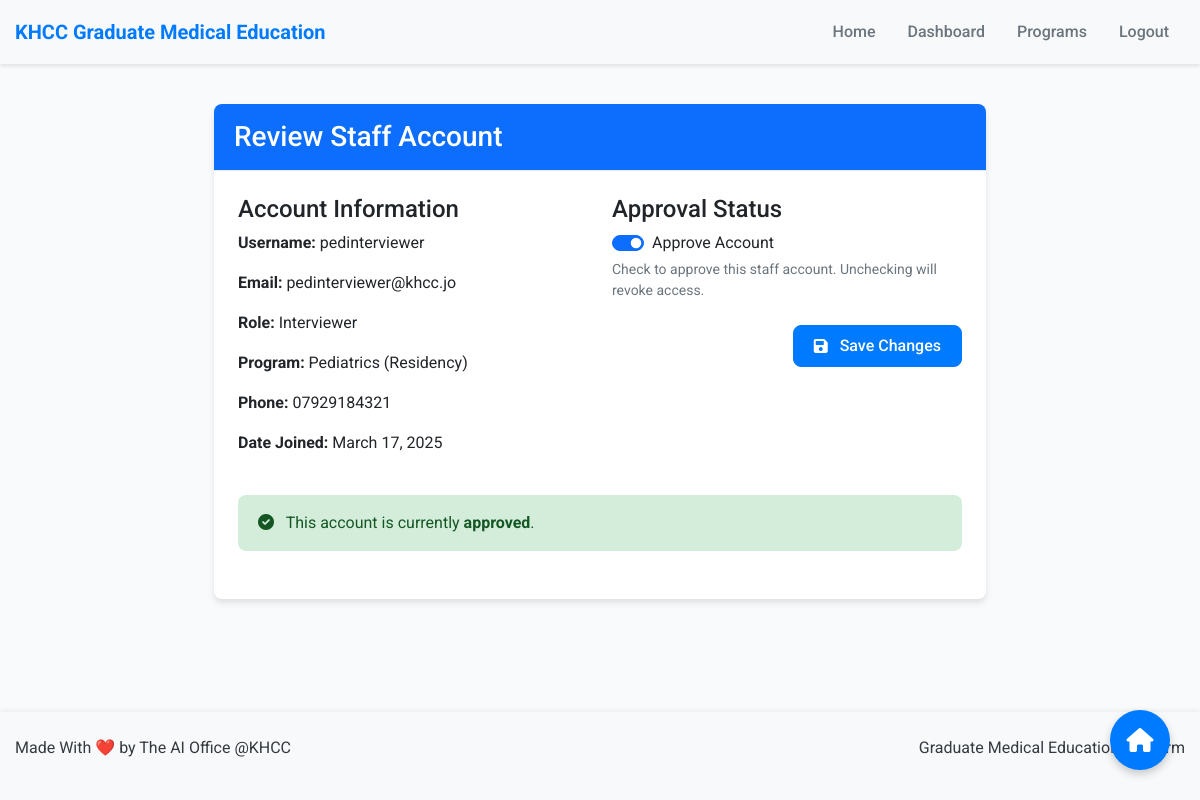
/approve-staff/3/ (signed in), run on an earlier commit of the app's database.
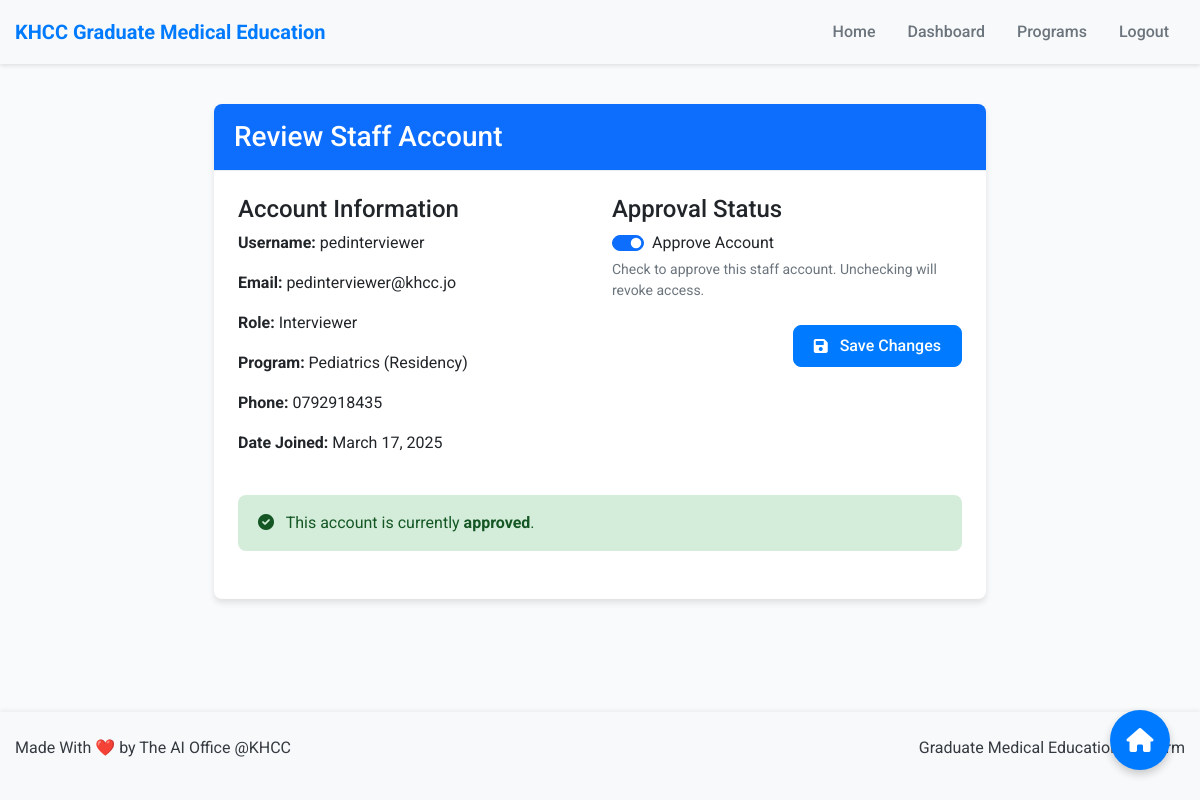
And on a later commit of the database.
### users/models.py (models this page shows, shortened)
class User(AbstractUser):
    USER_TYPE_CHOICES = (
        ('GME_STAFF', 'GME Staff'),
        ('PROGRAM_DIRECTOR', 'Program Director'),
        ('INTERVIEWER', 'Interviewer'),
        ('APPLICANT', 'Applicant'),
    )
    user_type = models.CharField(max_length=20, choices=USER_TYPE_CHOICES)
    phone_number = models.CharField(max_length=15, blank=True)
    is_approved = models.BooleanField(default=False)
    program = models.ForeignKey('Program', on_delete=models.SET_NULL, null=True, blank=True, related_name='staff_members')

class Program(models.Model):
    PROGRAM_TYPE_CHOICES = (
        ('RESIDENCY', 'Residency'),
        ('FELLOWSHIP', 'Fellowship'),
    )
    STATUS_CHOICES = (
        ('ACTIVE', 'Active'),
        ('INACTIVE', 'Inactive'),
    )
    name = models.CharField(max_length=100, validators=[MinLengthValidator(3)])
    program_type = models.CharField(max_length=20, choices=PROGRAM_TYPE_CHOICES)
    start_date = models.DateField()
    end_date = models.DateField()
    status = models.CharField(max_length=10, choices=STATUS_CHOICES, default='ACTIVE')
    capacity = models.PositiveIntegerField(null=True, blank=True)

### users/views.py (the view)
# urls.py: path('approve-staff/<int:user_id>/', views.approve_staff, name='approve_staff'),
@login_required
@user_passes_test(is_gme_staff)
def approve_staff(request, user_id):
    staff = get_object_or_404(User, id=user_id)
    if request.method == 'POST':
        form = StaffApprovalForm(request.POST, instance=staff)
        if form.is_valid():
            form.save()
            messages.success(request, f'Staff account for {staff.username} has been updated.')
            return redirect('dashboard')
    else:
        form = StaffApprovalForm(instance=staff)
    return render(request, 'users/approve_staff.html', {'form': form, 'staff': staff})

### users/forms.py
class StaffApprovalForm(forms.ModelForm):
    class Meta:
        model = User
        fields = ('is_approved',)

### users/views.py (called while the page is built)
def is_gme_staff(user):
    return user.is_authenticated and user.user_type == 'GME_STAFF'

### users/templates/users/approve_staff.html (shortened to what this page needs)
{% extends 'users/base.html' %}
{% block content %}
<div class="row justify-content-center">
    <div class="col-md-8">
        <div class="card">
            <div class="card-header bg-primary text-white">
                <h3 class="mb-0">Review Staff Account</h3>
            </div>
            <div class="card-body">
                <div class="row mb-4">
                    <div class="col-md-6">
                        <h4>Account Information</h4>
                        <p><strong>Username:</strong> {{ staff.username }}</p>
                        <p><strong>Email:</strong> {{ staff.email }}</p>
                        <p><strong>Role:</strong> {{ staff.get_user_type_display }}</p>
                        {% if staff.user_type == 'PROGRAM_DIRECTOR' or staff.user_type == 'INTERVIEWER' %}
                            <p><strong>Program:</strong> {{ staff.program.name }} ({{ staff.program.get_program_type_display }})</p>
                        {% endif %}
                        <p><strong>Phone:</strong> {{ staff.phone_number|default:"N/A" }}</p>
                        <p><strong>Date Joined:</strong> {{ staff.date_joined|date:"F d, Y" }}</p>
                    </div>
                    <div class="col-md-6">
                        <h4>Approval Status</h4>
                        <form method="post">
                            <div class="mb-3">
                                <div class="form-check form-switch">
                                    <input class="form-check-input" type="checkbox" name="is_approved" id="id_is_approved" {% if form.is_approved.value %}checked{% endif %}>
                                    <label class="form-check-label" for="id_is_approved">Approve Account</label>
                                </div>
                                <div class="form-text">
                                    Check to approve this staff account. Unchecking will revoke access.
                                </div>
                            </div>
                            <div class="d-flex justify-content-end mt-4">
                                <button type="submit" class="btn btn-primary">
                                    <i class="fas fa-save me-1"></i>Save Changes
                                </button>
                            </div>
                        </form>
                    </div>
                </div>
                <div class="alert {% if staff.is_approved %}alert-success{% else %}alert-warning{% endif %}">
                    <i class="fas {% if staff.is_approved %}fa-check-circle{% else %}fa-exclamation-circle{% endif %} me-2"></i>
                    This account is currently <strong>{% if staff.is_approved %}approved{% else %}pending approval{% endif %}</strong>.
                </div>
            </div>
        </div>
    </div>
</div>
{% endblock %}

What changed in the data, as far as the page shows it:
changed User "pedinterviewer": phone_number "07929184321" → "0792918435"
